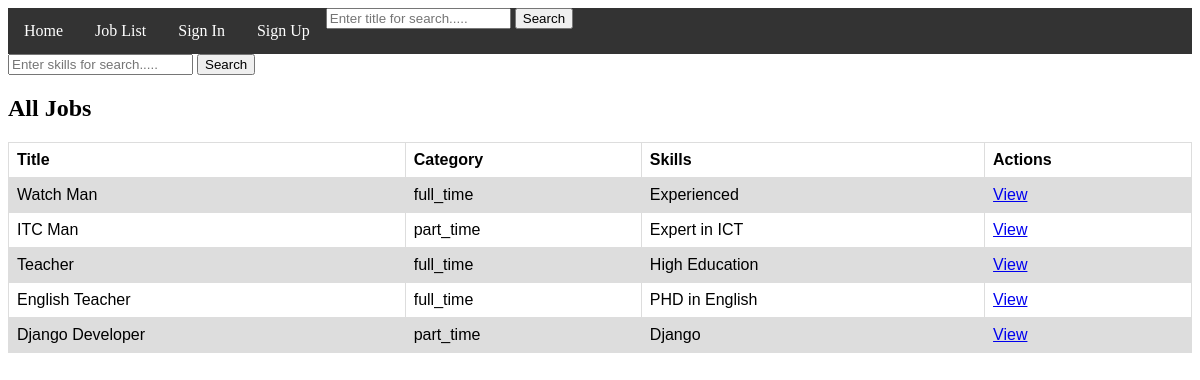
Screenshot of /joblistforall/ with the database file from the repository.
### myApp/models.py (models this page shows)
class jobmodel(models.Model):
    category=[
        ('full_time','Full_Time'),
        ('part_time','Part_Time'),
    ]
    created_by=models.ForeignKey(customuser,on_delete=models.CASCADE,null=True)
    title=models.CharField(max_length=100,null=True)
    number_of_openings=models.CharField(max_length=100,null=True)
    category=models.CharField(choices=category,max_length=100,null=True)
    job_description=models.TextField(null=True)
    skills=models.CharField(max_length=100,null=True)

### myProject/views.py (the view)
# urls.py: path('joblistforall/',joblistforall,name="joblistforall"),
def joblistforall(request):
    job=jobmodel.objects.all()
    return render(request,'joblistforall.html',{'job':job})

### Template/joblistforall.html (shortened to what this page needs)
{% extends 'index.html' %}
{% block content %}
<!DOCTYPE html>
<html>
<head>
</head>
<body>
  <form action="{% url 'searchpageskills' %}" method="GET">
    <input type="text" placeholder="Enter skills for search....." name="query" id="">
    <input type="submit" value="Search">
  </form>
<h2>All Jobs</h2>
<table>
  <tr>
    <th>Title</th>
    <th>Category</th>
    <th>Skills</th>
    <th>Actions</th>
  </tr>
  {% for i in job %}
  <tr>
    <td> {{i.title}} </td>
    <td> {{i.category}} </td>
    <td> {{i.skills}} </td>
    <td>
        <a href="{% url 'jobdetails' i.id %}">View</a>
    </td>
  </tr>
  {% endfor %}
</table>
</body>
</html>
{% endblock content %}

### Template/index.html (shortened to what this page needs)
<!DOCTYPE html>
<html>
<head>
</head>
<body>
    {% include 'nav.html' %}
    {% block content %}
    {% endblock content %}
</body>
</html>

### Template/nav.html
<ul>
    <li><a href="{% url 'dashboard' %}">Home</a></li>
    <li><a href="{% url 'joblistforall' %}">Job List</a></li>
    {% if user.usertype == 'job_recruiter' %}
    <li><a href="{% url 'addjob' %}">Add Job</a></li>
    <li><a href="{% url 'postedjob' %}">Posted Jobs</a></li>
    <li><a href="{% url 'profile' %}">Profile</a></li>
    <li style="float:right"><a class="active" href="{% url 'signout' %}">Log Out</a></li>
    {% elif user.usertype == 'job_seeker' %}
    <li><a href="{% url 'appliedjob' %}">Applied Job</a></li>
    <li><a href="{% url 'profile' %}">Profile</a></li>
    <li style="float:right"><a class="active" href="{% url 'signout' %}">Log Out</a></li>
    {% else %}
    <li><a href="{% url 'signin' %}">Sign In</a></li>
    <li><a href="{% url 'signup' %}">Sign Up</a></li>
    {% endif %}
    <li>
      <form action="{% url 'searchpagetitle' %}" method="GET">
        <input type="text" placeholder="Enter title for search....." name="query" id="">
        <input type="submit" value="Search">
      </form>
    </li>
  </ul>

### Template/index.html (style rules this page uses)
ul { list-style-type: none; margin: 0; padding: 0; overflow: hidden; background-color: #333; }
li { float: left; }
li a { display: block; color: white; text-align: center; padding: 14px 16px; text-decoration: none; }

### Template/joblistforall.html (style rules this page uses)
table { font-family: arial, sans-serif; border-collapse: collapse; width: 100%; }
td, th { border: 1px solid #dddddd; text-align: left; padding: 8px; }
tr:nth-child(even) { background-color: #dddddd; }

### rows the page displays
jobmodel: title "Watch Man", category "full_time", skills "Experienced"
jobmodel: title "ITC Man", category "part_time", skills "Expert in ICT"
jobmodel: title "Teacher", category "full_time", skills "High Education"
jobmodel: title "English Teacher", category "full_time", skills "PHD in English"
jobmodel: title "Django Developer", category "part_time", skills "Django"
